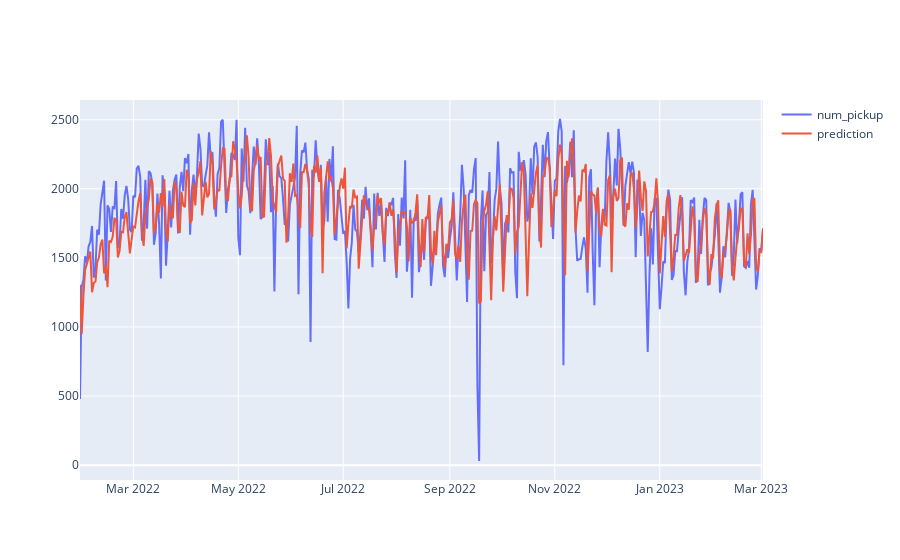
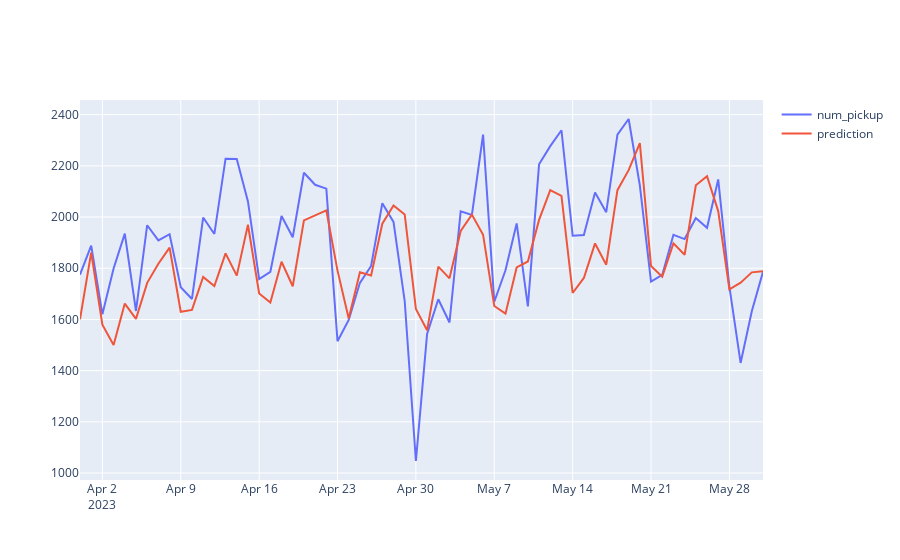

The notebook cell saved with these charts, in order:
### Code cell
train_with_predicitions = train.join(predictions, on=TS_INDEX, how="inner")
test_with_predictions = test.join(test_predictions, on=TS_INDEX, how="inner")



plot_ts(train_with_predicitions, ["num_pickup", "prediction"])
plot_ts(test_with_predictions, ["num_pickup", "prediction"])


train_mae = mean_absolute_error(train_with_predicitions["num_pickup"], train_with_predicitions["prediction"])
test_mae = mean_absolute_error(test_with_predictions["num_pickup"], test_with_predictions["prediction"])

print(f"Train MAE: {train_mae:.2f}, Test MAE: {test_mae:.2f}")

### Figure 1 — Plotly figure (JSON) as saved in the notebook; plotly's stock layout.template omitted (floating-point values rounded to 4 significant figures; data arrays with more than 128 entries replaced by an {"elided": "..."} marker saying what was removed)
{"data": [{"mode": "lines", "name": "num_pickup", "type": "scatter", "x": {"elided": "398 str values"}, "y": {"elided": "398 int values"}}, {"mode": "lines", "name": "prediction", "type": "scatter", "x": {"elided": "398 str values"}, "y": {"elided": "398 float values"}}], "layout": {}}

### Figure 2 — Plotly figure (JSON) as saved in the notebook; plotly's stock layout.template omitted (floating-point values rounded to 4 significant figures)
{"data": [{"mode": "lines", "name": "num_pickup", "type": "scatter", "x": ["2023-03-31", "2023-04-01", "2023-04-02", "2023-04-03", "2023-04-04", "2023-04-05", "2023-04-06", "2023-04-07", "2023-04-08", "2023-04-09", "2023-04-10", "2023-04-11", "2023-04-12", "2023-04-13", "2023-04-14", "2023-04-15", "2023-04-16", "2023-04-17", "2023-04-18", "2023-04-19", "2023-04-20", "2023-04-21", "2023-04-22", "2023-04-23", "2023-04-24", "2023-04-25", "2023-04-26", "2023-04-27", "2023-04-28", "2023-04-29", "2023-04-30", "2023-05-01", "2023-05-02", "2023-05-03", "2023-05-04", "2023-05-05", "2023-05-06", "2023-05-07", "2023-05-08", "2023-05-09", "2023-05-10", "2023-05-11", "2023-05-12", "2023-05-13", "2023-05-14", "2023-05-15", "2023-05-16", "2023-05-17", "2023-05-18", "2023-05-19", "2023-05-20", "2023-05-21", "2023-05-22", "2023-05-23", "2023-05-24", "2023-05-25", "2023-05-26", "2023-05-27", "2023-05-28", "2023-05-29", "2023-05-30", "2023-05-31"], "y": [1775, 1888, 1620, 1799, 1935, 1633, 1968, 1909, 1933, 1726, 1680, 1998, 1934, 2228, 2227, 2061, 1758, 1786, 2004, 1921, 2173, 2126, 2111, 1515, 1598, 1743, 1809, 2054, 1981, 1672, 1047, 1543, 1679, 1588, 2022, 2008, 2322, 1669, 1792, 1975, 1651, 2206, 2277, 2339, 1927, 1930, 2096, 2019, 2322, 2383, 2124, 1748, 1774, 1931, 1914, 1996, 1958, 2147, 1727, 1430, 1632, 1786]}, {"mode": "lines", "name": "prediction", "type": "scatter", "x": ["2023-03-31", "2023-04-01", "2023-04-02", "2023-04-03", "2023-04-04", "2023-04-05", "2023-04-06", "2023-04-07", "2023-04-08", "2023-04-09", "2023-04-10", "2023-04-11", "2023-04-12", "2023-04-13", "2023-04-14", "2023-04-15", "2023-04-16", "2023-04-17", "2023-04-18", "2023-04-19", "2023-04-20", "2023-04-21", "2023-04-22", "2023-04-23", "2023-04-24", "2023-04-25", "2023-04-26", "2023-04-27", "2023-04-28", "2023-04-29", "2023-04-30", "2023-05-01", "2023-05-02", "2023-05-03", "2023-05-04", "2023-05-05", "2023-05-06", "2023-05-07", "2023-05-08", "2023-05-09", "2023-05-10", "2023-05-11", "2023-05-12", "2023-05-13", "2023-05-14", "2023-05-15", "2023-05-16", "2023-05-17", "2023-05-18", "2023-05-19", "2023-05-20", "2023-05-21", "2023-05-22", "2023-05-23", "2023-05-24", "2023-05-25", "2023-05-26", "2023-05-27", "2023-05-28", "2023-05-29", "2023-05-30", "2023-05-31"], "y": [1601.0, 1861, 1579.0, 1500, 1662, 1602.0, 1743, 1818.0, 1881.0, 1630, 1637.0, 1766.0, 1730.0, 1858.0, 1771, 1970, 1702.0, 1666, 1826.0, 1730.0, 1987, 2006.0, 2026.0, 1791.0, 1604, 1784.0, 1772.0, 1974, 2046.0, 2010.0, 1641.0, 1558.0, 1806.0, 1760.0, 1946.0, 2010.0, 1931, 1652.0, 1622.0, 1803, 1826.0, 1989.0, 2106.0, 2083, 1703.0, 1762, 1897, 1814, 2105, 2183.0, 2289.0, 1809.0, 1767, 1897, 1852.0, 2124, 2159.0, 2023.0, 1717.0, 1744.0, 1784, 1788.0]}], "layout": {}}
